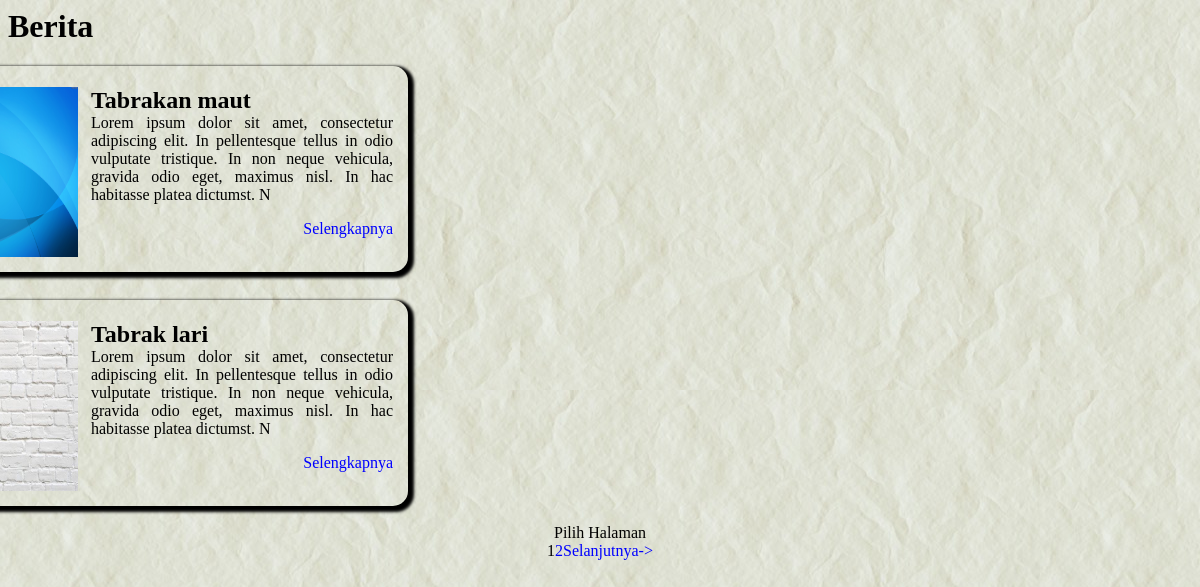
Page /berita.php on the committed database.
### tables this page shows
CREATE TABLE IF NOT EXISTS `isi_berita` (
  `id_berita` int(5) NOT NULL,
  `id_kategori` int(5) NOT NULL,
  `judul` varchar(32) DEFAULT NULL,
  `tanggal` date DEFAULT NULL,
  `gambar` longtext,
  `isi` text
);

### berita.php (the view, shortened to what this page needs)
<link href="css/style.css" rel="stylesheet" type="text/css">
<?php
$table1="isi_berita";
$table2="kategori";
$id=3;
$hal=isset($_GET['hal'])?$_GET['hal']:1;
if(!isset($_GET['hal']))
	{
	$page=1;
	}
	else
	{
	$page=$_GET['hal'];
	}
$max_results=2;
$from=(($page * $max_results) - $max_results);
$sql=mysql_query("select * from $table1,$table2 where $table1.id_kategori=$id  and $table1.id_kategori=$table2.id_kategori order by tanggal desc limit $from,$max_results");
echo "<h1 style=text-align:left>Berita</h1>";
while($tampil=mysql_fetch_array($sql))
{
	$data=substr($tampil['isi'],0,200);
?>
	<div class="box">
	<p align="justify">
	<img src="<?=$tampil['gambar'];?>"align="left">
	<font valign="top">
	<strong> <font size="5"> <?php echo $tampil['judul'];?> </font> </strong>
	<br />
	<?php echo $data;?>
 	<a href="index.php?menu=detail_berita&id=<?=$tampil['id_berita'];?>"><br /><p align="right">Selengkapnya</p></a>
		</font></p></div><br>
<?php
}
$total_results=mysql_result(mysql_query("select count(*) as num from $table1 where $table1.id_kategori=$id"),0);
$total_pages= ceil($total_results / $max_results);
	echo "<center>Pilih Halaman<br />";
	for($i=1; $i<=$total_pages; $i++)
		{
			if(($hal)==$i)
			{
				echo "$i";
			}
			else
			{
				echo "<a href=$_SERVER[PHP_SELF]?menu=berita&hal=$i>$i</a>";
			}
		}
			if($hal < $total_pages)
			{
				$next=($page + 1);
				echo "<a href=$_SERVER[PHP_SELF]?menu=berita&hal=$next>Selanjutnya-></a>";
			}
	echo"</center>";
?>

### css/style.css (style rules this page uses)
a { text-decoration:none; text-align:ceter; font:bold; color:blue; }
.box { background:url(../img/paper2.jpg); width:500px; height:auto; text-align:justify; box-shadow:3px 3px 3px 3px black; border-radius:15px; margin-top: 10px; padding: 5px 15px 15px 15px; overflow:hidden; margin-left:-130px; }
.box img { width:180; height:170; padding-right:10; padding-left:5; }

### rows in the picture
isi_berita: gambar (picture), judul "Tabrakan maut", isi "Lorem ipsum dolor sit amet, consectetur adipiscing elit. In pellentesque tellus in odio vulputate tristique. In non neque vehicula, gravida odio eget, maximus nisl. In hac habitasse platea dictumst. N"
isi_berita: gambar (picture), judul "Tabrak lari", isi "Lorem ipsum dolor sit amet, consectetur adipiscing elit. In pellentesque tellus in odio vulputate tristique. In non neque vehicula, gravida odio eget, maximus nisl. In hac habitasse platea dictumst. N"
